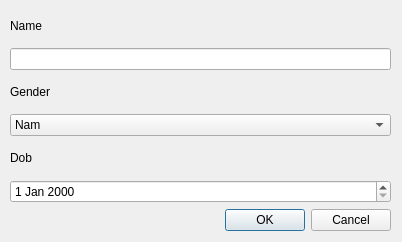
<?xml version="1.0" encoding="UTF-8"?>
<ui version="4.0">
 <class>Dialog</class>
 <widget class="QDialog" name="Dialog">
  <property name="geometry">
   <rect>
    <x>0</x>
    <y>0</y>
    <width>402</width>
    <height>242</height>
   </rect>
  </property>
  <property name="windowTitle">
   <string>Dialog</string>
  </property>
  <widget class="QWidget" name="">
   <property name="geometry">
    <rect>
     <x>10</x>
     <y>10</y>
     <width>381</width>
     <height>221</height>
    </rect>
   </property>
   <layout class="QVBoxLayout" name="verticalLayout_2">
    <item>
     <layout class="QVBoxLayout" name="verticalLayout">
      <item>
       <widget class="QLabel" name="label">
        <property name="styleSheet">
         <string notr="true">font: 13pt &quot;MS Shell Dlg 2&quot;;</string>
        </property>
        <property name="text">
         <string>Name</string>
        </property>
       </widget>
      </item>
      <item>
       <widget class="QLineEdit" name="name"/>
      </item>
      <item>
       <widget class="QLabel" name="label_2">
        <property name="styleSheet">
         <string notr="true">font: 13pt &quot;MS Shell Dlg 2&quot;;</string>
        </property>
        <property name="text">
         <string>Gender</string>
        </property>
       </widget>
      </item>
      <item>
       <widget class="QComboBox" name="gender">
        <item>
         <property name="text">
          <string>Nam</string>
         </property>
        </item>
        <item>
         <property name="text">
          <string>Nữ</string>
         </property>
        </item>
       </widget>
      </item>
      <item>
       <widget class="QLabel" name="label_3">
        <property name="styleSheet">
         <string notr="true">font: 13pt &quot;MS Shell Dlg 2&quot;;</string>
        </property>
        <property name="text">
         <string>Dob</string>
        </property>
       </widget>
      </item>
      <item>
       <widget class="QDateEdit" name="dob"/>
      </item>
     </layout>
    </item>
    <item>
     <widget class="QDialogButtonBox" name="buttonBox">
      <property name="orientation">
       <enum>Qt::Horizontal</enum>
      </property>
      <property name="standardButtons">
       <set>QDialogButtonBox::Cancel|QDialogButtonBox::Ok</set>
      </property>
     </widget>
    </item>
   </layout>
  </widget>
 </widget>
 <resources/>
 <connections>
  <connection>
   <sender>buttonBox</sender>
   <signal>accepted()</signal>
   <receiver>Dialog</receiver>
   <slot>accept()</slot>
   <hints>
    <hint type="sourcelabel">
     <x>248</x>
     <y>254</y>
    </hint>
    <hint type="destinationlabel">
     <x>157</x>
     <y>274</y>
    </hint>
   </hints>
  </connection>
  <connection>
   <sender>buttonBox</sender>
   <signal>rejected()</signal>
   <receiver>Dialog</receiver>
   <slot>reject()</slot>
   <hints>
    <hint type="sourcelabel">
     <x>316</x>
     <y>260</y>
    </hint>
    <hint type="destinationlabel">
     <x>286</x>
     <y>274</y>
    </hint>
   </hints>
  </connection>
 </connections>
</ui>
